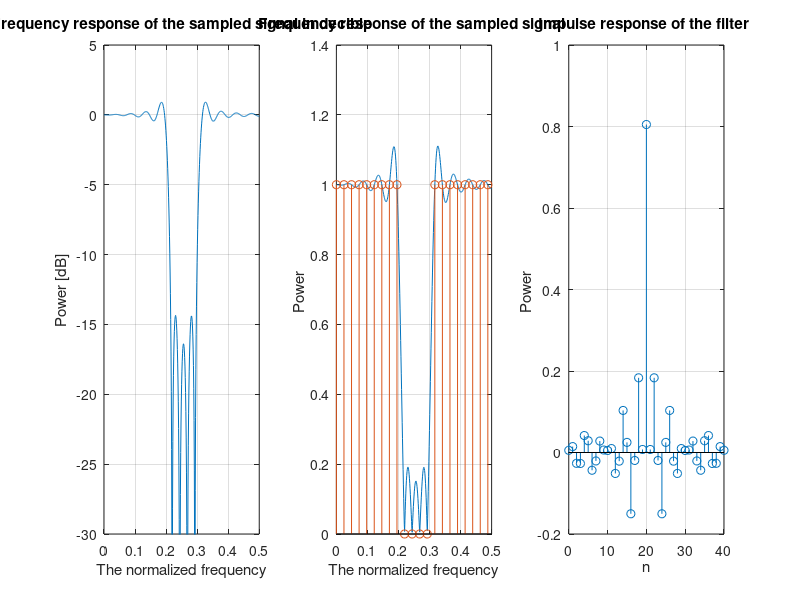

Write the MATLAB code that produced this figure.
%% 0. setup 

clear all;
close all;
%% 1.1 The filter selection 
% Those are the sampled values from the absolute values of the ideal filter
% 
%a=[0 0 0 0 0 0 0 1 1 1 1 1 1 1 1 1 0 0 0 0 0 0];
a=[1 1 1 1 1 0 0 1 1 1 1 1 1 1 1 0 0 1 1 1 1 ];
a=[1 1 1 1 1 1 1 1 1 0 0 0 0 1 1 1 1 1 1 1 1 1 1 1 1 1 1 1 1 0 0 0 0 1 1 1 1 1 1 1 1 ];
%a=[1 1 1 1 1 1 1 1 1 0 0 0 0 0 0 0 0 0 0 0 0 0 0 0 0 0 0 0 0 0 0 0 0 0 1 1 1 1 1 1 1 1];

%% 1.2 
N=length(a); % Reading the length of the vector 
M=N-1; % The order of the filter
Fl=1024; %The FFT and IFFT length

%% 1.2.1 checking if the filter is of type 1
Test=false;
if mod(M,2)==1
    sprintf('This is not a type 1 filter please choose another vector ')
    Test=true;
end;

if Test 
    return;
end
    
for j=1:(M-1)/2
    
    if a(j+1)~=a(M+1-j+1)
        sprintf('This is not a type 1 filter please choose another vector ')
        Test =true;
        break
    end
end

if Test 
    return;
end
    
    



%% 1.3 creating the linear phase part   

% We create here the vector p which will hold the coefficients angle
% values according to the rule that applying to each filetr family 
for j=0:M
   p(j+1)=exp(i*2*pi*(-(j)*M/(2*(M+1))));
end


a=a.*p; % Multipling the two vectors in order to get the full sampled 
%coefficients vector

%% 1.4
ainv=ifft(a,N); % Calculating the coefficints in the time domain
b=fft(ainv,Fl); % calculating the high resolution fft for the sampled coeffcients
Bang=unwrap(angle(b)); % a checking phase for the angle
%% 2. graph generating 
%% 2.1 Graph :setting up the different X axis .
T=zeros(1,length(a));
T=(0:1/N:M/N);
t=(0:1/Fl:(Fl-1)/Fl);

% we set here another 2 x axis that will show only half of the response
bs=b(1:1:Fl/2+1);
ts=t(1:1:Fl/2+1);

Ts=(0:1/N:1/2);
as=a(1:1:(N+1)/2);
%% 2.2 Ploting up the graphs 
% Graph 1
figure ;
title('Type 2 FIR filter') 
subplot (1,3,1);
plot (ts,20*log10(abs(bs)));
ylim([-30 5 ]);
xlim([0 0.5]);
title('Frequency response of the sampled signal in decible') 
xlabel('The normalized frequency')
ylabel('Power [dB]');
% plot (t,abs(b));
grid on

% Graph 2
subplot (1,3,2);
plot (ts,abs(bs));
hold on ;
stem(Ts,abs(as));
%ylim([0 1.3]);
xlim([0 0.5]);
title('Frequency response of the sampled signal ') 
xlabel('The normalized frequency')
ylabel('Power ');
grid on

% Graph 3
x=(0:1:M);
subplot (1,3,3);
stem (x,real(ainv));
title('Impulse response of the filter ') 
xlabel('n')
ylabel('Power ');
grid on 

